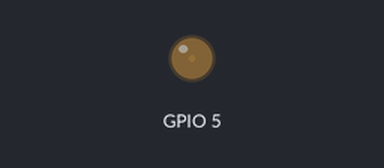
The sketch below on a simulated ESP32. Parts: output pins drawn as LEDs (lit = HIGH).

Above: at 0.05 s.
At 1.15 s:
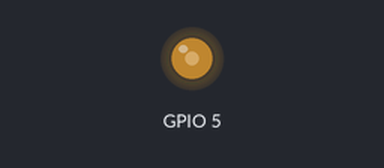
At 2.3 s:
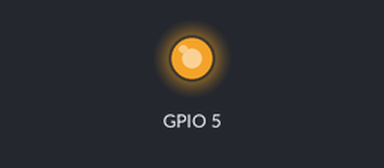
At 4.55 s:
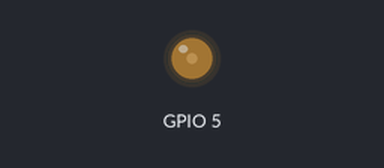
Timing chart, 0 to 6.6 s (numbered marks = the images above):
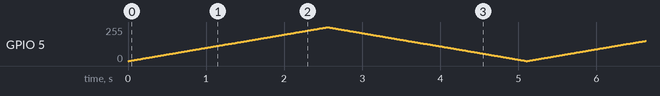

The sketch:

PAct4-PWM.ino
```cpp
/*
* LAB: PAct4A
* Name: ESP32 PWM LED Control
* Group/Name: [Your Name]
* [Short Description]
*/
#define LED_GPIO 5
#define PWM1_Ch 0
#define PWM1_Res 8
#define PWM1_Freq 1000
int PWM1_DutyCycle = 0;
void setup()
{
ledcAttachChannel(LED_GPIO, PWM1_Freq, PWM1_Res, PWM1_Ch);
}
void loop()
{
  while(PWM1_DutyCycle < 255)
  {
    ledcWrite(LED_GPIO, PWM1_DutyCycle++);
    delay(10);
  }
  while(PWM1_DutyCycle > 0)
  {
    ledcWrite(LED_GPIO, PWM1_DutyCycle--);
    delay(10);
  }
}
```
